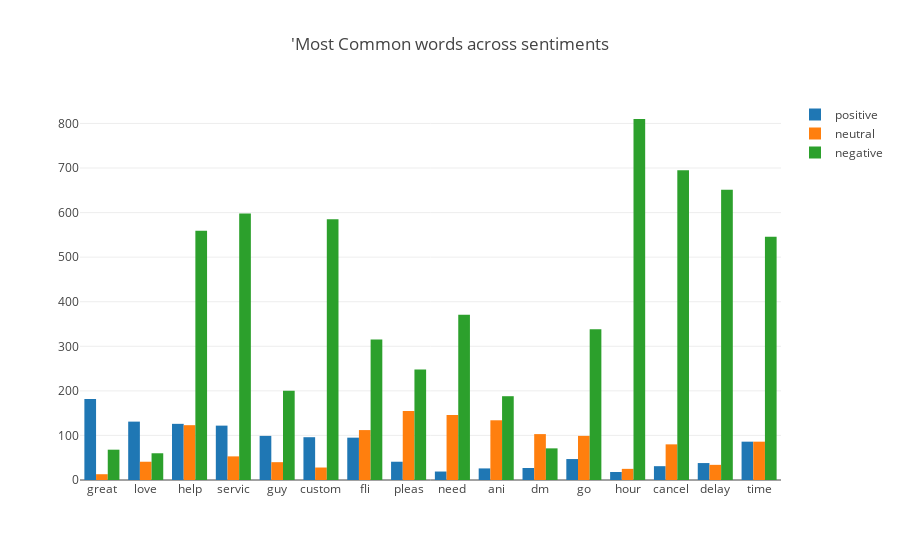

Notebook source saved alongside this figure:
### Code cell
grouped = bow.groupby(["label"]).sum()
words_to_visualize = []
sentiments = ["positive", "neutral", "negative"]

#get the most 7 common words for every sentiment
for sentiment in sentiments:
    words = grouped.loc[sentiment,:]
    words.sort_values(inplace=True, ascending=False)
    for w in words.index[:7]:
        if w not in words_to_visualize:
            words_to_visualize.append(w)

#visualizing the words
plot_data = []
for sentiment in sentiments:
    plot_data.append(graph_objs.Bar(
            x = [w.split("_")[0] for w in words_to_visualize],
            y = [grouped.loc[sentiment,w] for w in words_to_visualize],
            name = sentiment
    ))

plotly.offline.iplot({
    "data": plot_data,
    "layout": graph_objs.Layout(title="'Most Common words across sentiments")
})

### Figure 1 — Plotly figure (JSON) as saved in the notebook; plotly's stock layout.template omitted (floating-point values rounded to 4 significant figures)
{"data": [{"name": "positive", "type": "bar", "x": ["great", "love", "help", "servic", "guy", "custom", "fli", "pleas", "need", "ani", "dm", "go", "hour", "cancel", "delay", "time"], "y": [182, 131, 126, 122, 99, 96, 95, 41, 19, 26, 27, 47, 18, 31, 38, 86]}, {"name": "neutral", "type": "bar", "x": ["great", "love", "help", "servic", "guy", "custom", "fli", "pleas", "need", "ani", "dm", "go", "hour", "cancel", "delay", "time"], "y": [13, 41, 123, 53, 40, 28, 112, 155, 146, 134, 103, 99, 25, 80, 34, 86]}, {"name": "negative", "type": "bar", "x": ["great", "love", "help", "servic", "guy", "custom", "fli", "pleas", "need", "ani", "dm", "go", "hour", "cancel", "delay", "time"], "y": [68, 60, 559, 598, 200, 585, 315, 248, 371, 188, 71, 338, 810, 695, 651, 546]}], "layout": {"title": "'Most Common words across sentiments"}}
